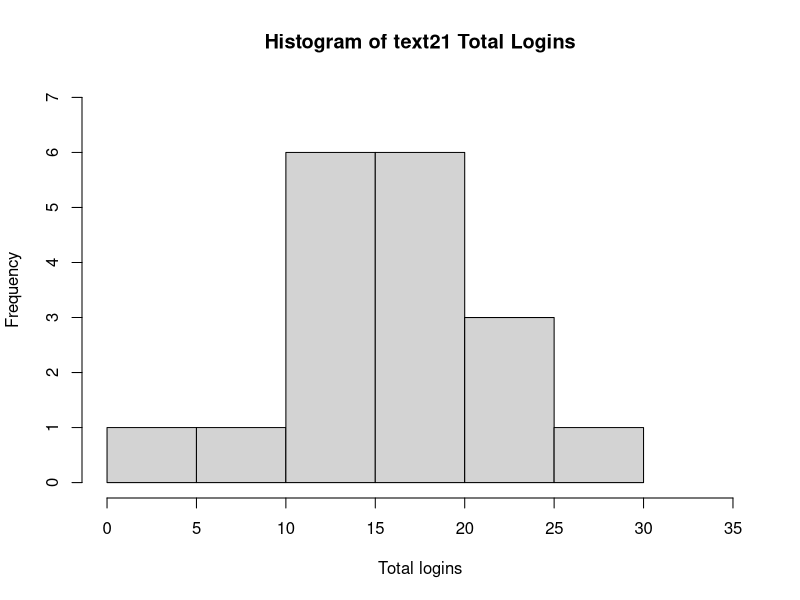
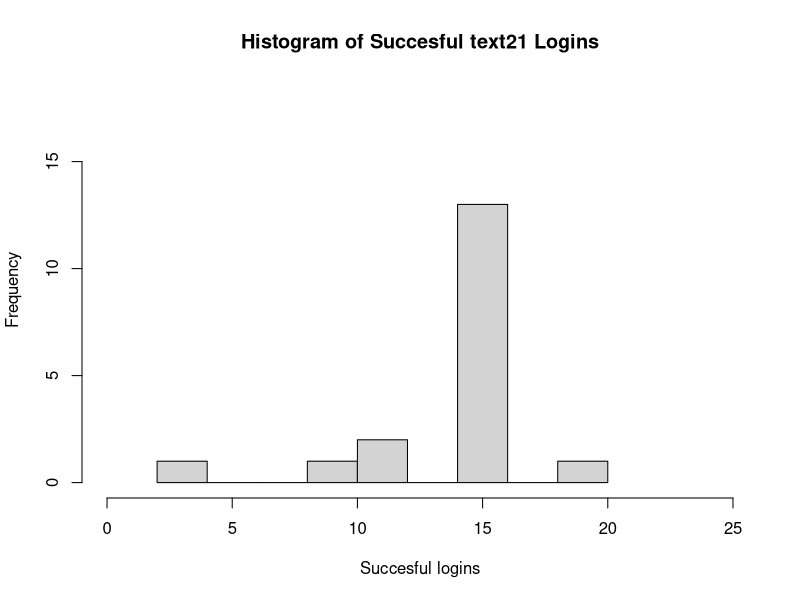
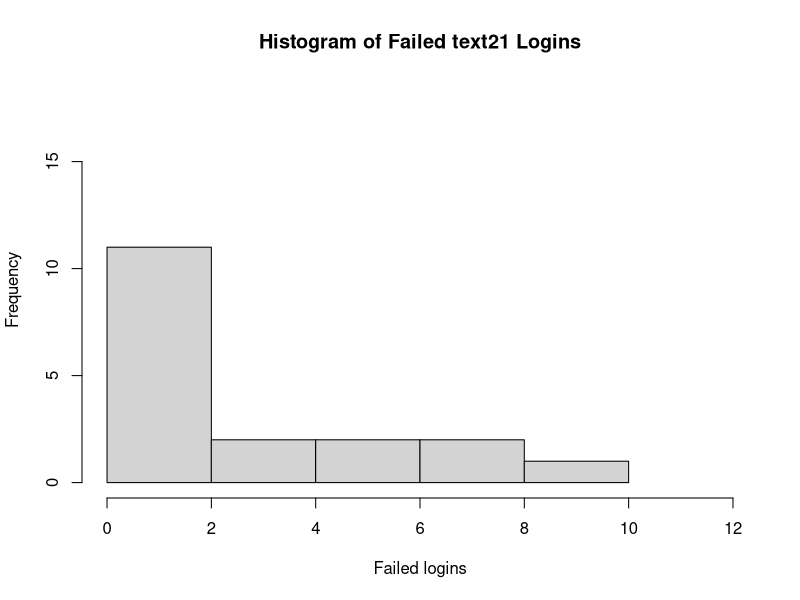
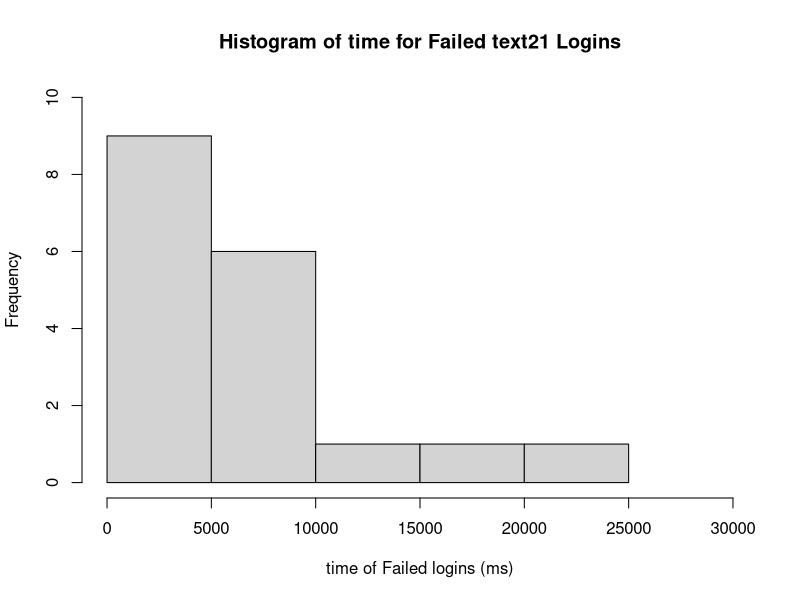
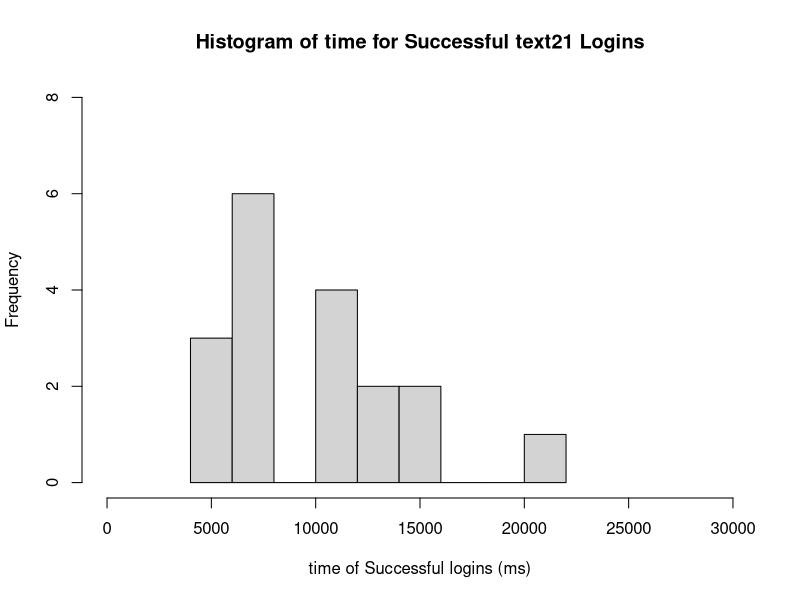
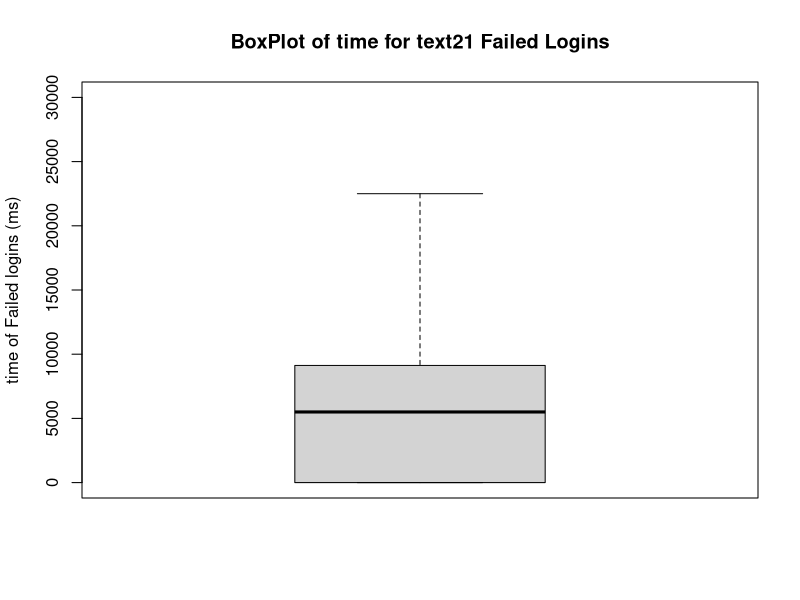
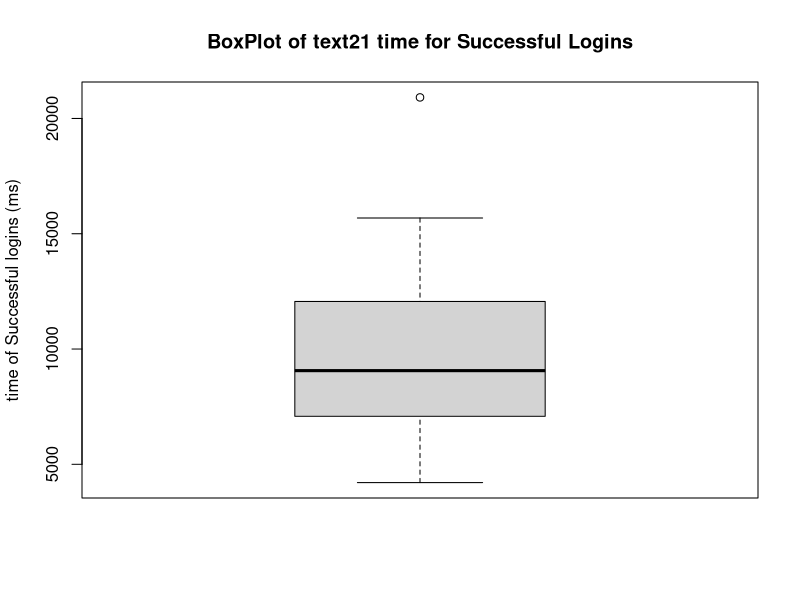
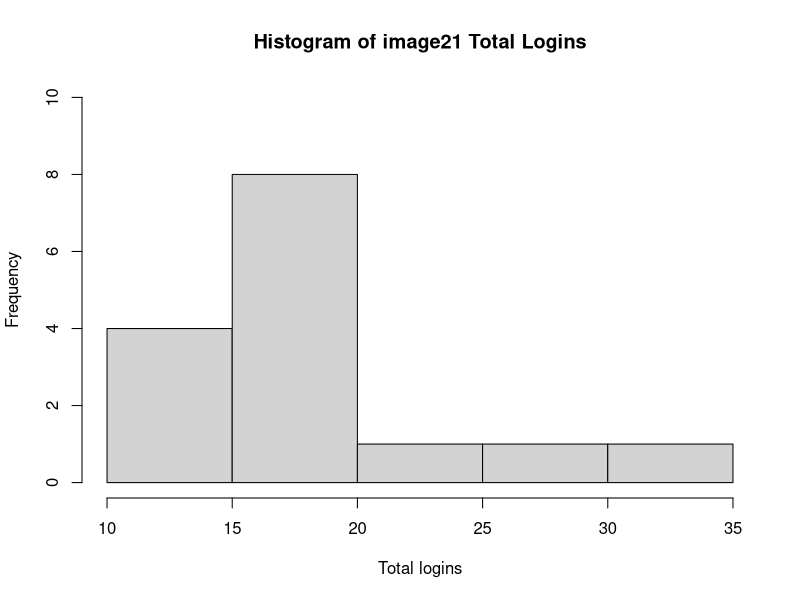

Write R code to recreate these figures, in order.
mydata <- read.csv("../data/loginData.csv")
attach(mydata)
print(mydata)

print("for TEXT21")
print("Mean for total login")
print(mean(Logins.Total[scheme=="testtextrandom"]))
print("Mean for successful login")
print(mean(Logins.success[scheme=="testtextrandom"]))
print("Mean for Failed login")
print(mean(Logins.Failure[scheme=="testtextrandom"]))

print("Median for total login")
print(median(Logins.Total[scheme=="testtextrandom"]))
print("Median for successful login")
print(median(Logins.success[scheme=="testtextrandom"]))
print("Median for Failed login")
print(median(Logins.Failure[scheme=="testtextrandom"]))

print("sd for Total login")
print(sd(Logins.Total[scheme=="testtextrandom"]))
print("sd for Successful login")
print(sd(Logins.success[scheme=="testtextrandom"]))
print("sd for Failed login")
print(sd(Logins.Failure[scheme=="testtextrandom"]))

print("Mean for successful login time")
print(mean(Logins.avgSuccess[scheme=="testtextrandom"]))
print("Mean for failed login time")
print(mean(Logins.avgFail[scheme=="testtextrandom"]))

print("Median for successful login time")
print(median(Logins.avgSuccess[scheme=="testtextrandom"]))
print("Median for failed login time")
print(median(Logins.avgFail[scheme=="testtextrandom"]))

print("sd for successful login time")
print(sd(Logins.avgSuccess[scheme=="testtextrandom"]))
print("sd for failed login time")
print(sd(Logins.avgFail[scheme=="testtextrandom"]))


hist(Logins.Total[scheme=="testtextrandom"], ylim=c(0,7),xlim=c(0,35), breaks=7, main="Histogram of text21 Total Logins", xlab = "Total logins")

hist(Logins.success[scheme=="testtextrandom"], ylim=c(0,18), xlim=c(0,25), main="Histogram of Succesful text21 Logins", xlab = "Succesful logins")

hist(Logins.Failure[scheme=="testtextrandom"], ylim=c(0,18), xlim=c(0,12), main="Histogram of Failed text21 Logins", xlab = "Failed logins")

hist(Logins.avgFail[scheme=="testtextrandom"], ylim=c(0,10), xlim=c(0,30000), main="Histogram of time for Failed text21 Logins", xlab = "time of Failed logins (ms)")

hist(Logins.avgSuccess[scheme=="testtextrandom"], ylim=c(0,8), xlim=c(0,30000), main="Histogram of time for Successful text21 Logins", xlab = "time of Successful logins (ms)")

boxplot(Logins.avgFail[scheme=="testtextrandom"], ylim=c(0,30000),main ="BoxPlot of time for text21 Failed Logins", ylab = "time of Failed logins (ms)")

boxplot(Logins.avgSuccess[scheme=="testtextrandom"],main ="BoxPlot of text21 time for Successful Logins", ylab = "time of Successful logins (ms)")


print("for IMAGE21")
print("Mean for total login")
print(mean(Logins.Total[scheme=="testpasstiles"]))
print("Mean for successful login")
print(mean(Logins.success[scheme=="testpasstiles"]))
print("Mean for Failed login")
print(mean(Logins.Failure[scheme=="testpasstiles"]))

print("Median for total login")
print(median(Logins.Total[scheme=="testpasstiles"]))
print("Median for successful login")
print(median(Logins.success[scheme=="testpasstiles"]))
print("Median for Failed login")
print(median(Logins.Failure[scheme=="testpasstiles"]))

print("sd for Total login")
print(sd(Logins.Total[scheme=="testpasstiles"]))
print("sd for Successful login")
print(sd(Logins.success[scheme=="testpasstiles"]))
print("sd for Failed login")
print(sd(Logins.Failure[scheme=="testpasstiles"]))

print("Mean for successful login time")
print(mean(Logins.avgSuccess[scheme=="testpasstiles"]))
print("Mean for failed login time")
print(mean(Logins.avgFail[scheme=="testpasstiles"]))

print("Median for successful login time")
print(median(Logins.avgSuccess[scheme=="testpasstiles"]))
print("Median for failed login time")
print(median(Logins.avgFail[scheme=="testpasstiles"]))

print("sd for successful login time")
print(sd(Logins.avgSuccess[scheme=="testpasstiles"]))
print("sd for failed login time")
print(sd(Logins.avgFail[scheme=="testpasstiles"]))


hist(Logins.Total[scheme=="testpasstiles"], ylim=c(0,10),breaks=7, main="Histogram of image21 Total Logins", xlab = "Total logins")

hist(Logins.success[scheme=="testpasstiles"], ylim=c(0,8), xlim=c(0,20), main="Histogram of Succesful image21 Logins", xlab = "Succesful logins")

hist(Logins.Failure[scheme=="testpasstiles"], ylim=c(0,12), xlim=c(0,25), main="Histogram of Failed image21 Logins", xlab = "Failed logins")

hist(Logins.avgFail[scheme=="testpasstiles"], ylim=c(0,10), xlim=c(0,60000), main="Histogram of time for Failed image21 Logins", xlab = "time of Failed logins (ms)")

hist(Logins.avgSuccess[scheme=="testpasstiles"], ylim=c(0,10), xlim=c(0,50000), main="Histogram of time for Successful image21 Logins", xlab = "time of Successful logins (ms)")

boxplot(Logins.avgFail[scheme=="testpasstiles"], ylim= c(0,50000),main ="BoxPlot of time for image21 Failed Logins", ylab = "time of Failed logins (ms)")

boxplot(Logins.avgSuccess[scheme=="testpasstiles"],ylim=c(0,30000),main ="BoxPlot of image21 time for Successful Logins", ylab = "time of Successful logins (ms)")
